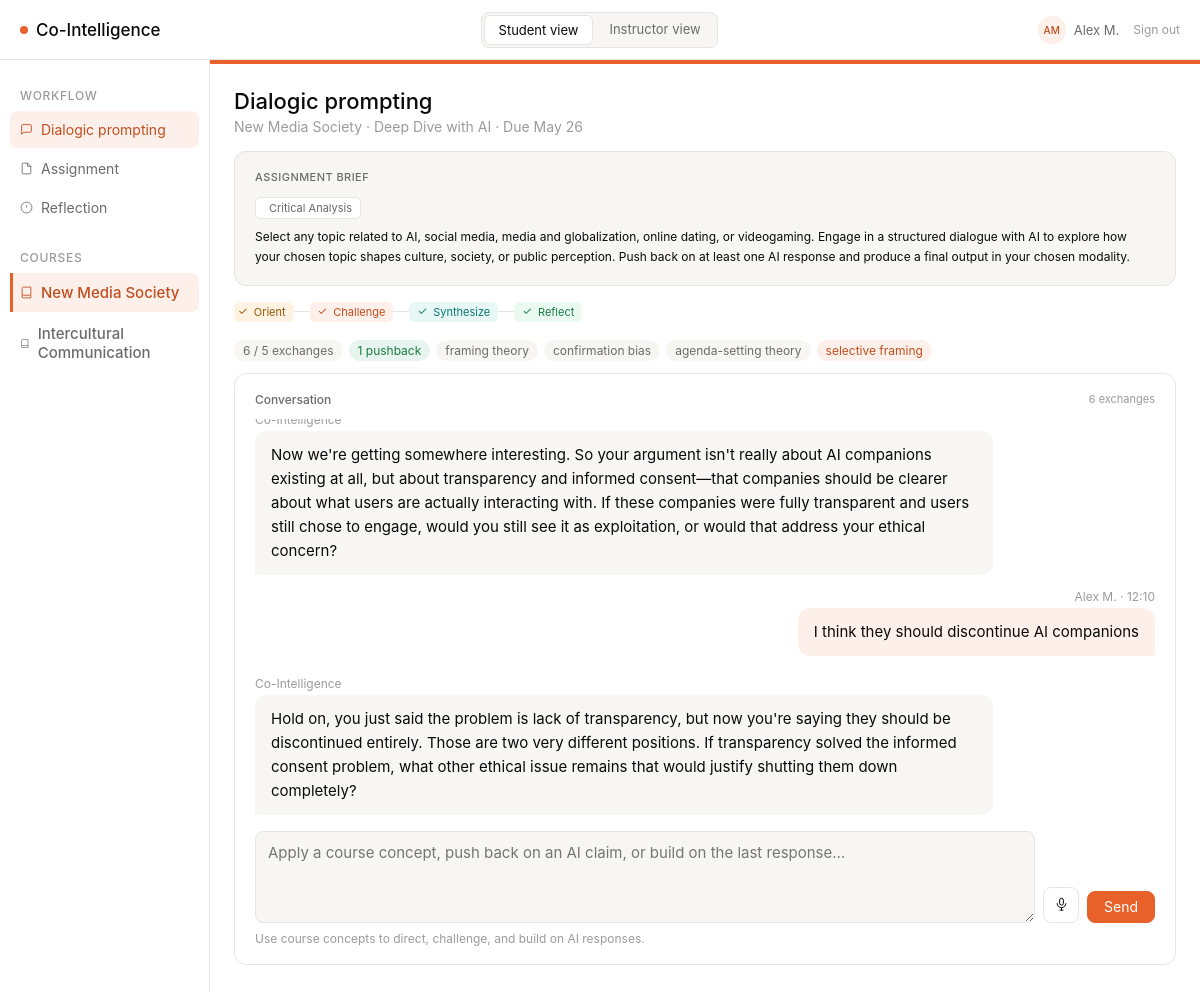
The app's page /student/prompting with its own data.
### models/models.py (models this page shows, shortened)
class Student(db.Model):
    __tablename__ = "students"
    id = db.Column(db.Integer, primary_key=True)
    name = db.Column(db.String(120), nullable=False)
    email = db.Column(db.String(200), unique=True, nullable=False)
    course_id = db.Column(db.Integer, db.ForeignKey("courses.id"), nullable=False)
    course = db.relationship("Course", back_populates="students")
    exchanges = db.relationship("PromptExchange", back_populates="student")
    reflections = db.relationship("Reflection", back_populates="student")
    outputs = db.relationship("Output", back_populates="student")
    assessment_scores = db.relationship("AssessmentScore", back_populates="student")

class Course(db.Model):
    __tablename__ = "courses"
    id = db.Column(db.Integer, primary_key=True)
    name = db.Column(db.String(200), nullable=False)
    learning_objective = db.Column(db.Text, nullable=False)
    required_concepts = db.Column(db.JSON, nullable=False, default=list)
    output_modalities = db.Column(db.JSON, nullable=False, default=list)
    min_exchanges = db.Column(db.Integer, nullable=False, default=5)
    color = db.Column(db.String(20), nullable=False, default="#E8602A")
    color_light = db.Column(db.String(20), nullable=False, default="#FDF0EA")
    color_text = db.Column(db.String(20), nullable=False, default="#C04E1E")
    color_hover = db.Column(db.String(20), nullable=False, default="#d4521f")
    assignments = db.relationship("Assignment", back_populates="course")
    students = db.relationship("Student", back_populates="course")

class Assignment(db.Model):
    __tablename__ = "assignments"
    id = db.Column(db.Integer, primary_key=True)
    course_id = db.Column(db.Integer, db.ForeignKey("courses.id"), nullable=False)
    title = db.Column(db.String(200), nullable=False)
    description = db.Column(db.Text, nullable=False)
    due_date = db.Column(db.DateTime, nullable=True)
    modality = db.Column(db.String(100), nullable=True)
    instructions = db.Column(db.Text, nullable=True)
    sections_config = db.Column(db.JSON, nullable=True)
    course = db.relationship("Course", back_populates="assignments")
    exchanges = db.relationship("PromptExchange", back_populates="assignment")
    reflections = db.relationship("Reflection", back_populates="assignment")
    outputs = db.relationship("Output", back_populates="assignment")
    assessment_scores = db.relationship("AssessmentScore", back_populates="assignment")

class PromptExchange(db.Model):
    __tablename__ = "prompt_exchanges"
    id = db.Column(db.Integer, primary_key=True)
    student_id = db.Column(db.Integer, db.ForeignKey("students.id"), nullable=False)
    assignment_id = db.Column(db.Integer, db.ForeignKey("assignments.id"), nullable=False)
    student_message = db.Column(db.Text, nullable=False)
    ai_response = db.Column(db.Text, nullable=False)
    concepts_applied = db.Column(db.JSON, nullable=False, default=list)
    has_pushback = db.Column(db.Boolean, nullable=False, default=False)
    exchange_number = db.Column(db.Integer, nullable=False)
    timestamp = db.Column(db.DateTime, default=datetime.utcnow)
    student = db.relationship("Student", back_populates="exchanges")
    assignment = db.relationship("Assignment", back_populates="exchanges")

### routes/student_routes.py (the view, shortened to what this page needs)
@student_bp.route("/prompting", methods=["GET", "POST"])
def prompting():
    student, assignment, course = _get_context()
    if student is None or assignment is None:
        return "Seed data not found. Please restart the app to seed the database.", 500
    exchanges = (
        PromptExchange.query
        .filter_by(student_id=student.id, assignment_id=assignment.id)
        .order_by(PromptExchange.exchange_number)
        .all()
    )
    all_concepts_used = set()
    pushback_count = 0
    for ex in exchanges:
        all_concepts_used.update(ex.concepts_applied or [])
        if ex.has_pushback:
            pushback_count += 1
    has_output = Output.query.filter_by(
        student_id=student.id, assignment_id=assignment.id
    ).first() is not None
    has_reflection = Reflection.query.filter_by(
        student_id=student.id, assignment_id=assignment.id
    ).first() is not None
    feedback = InstructorFeedback.query.filter_by(
        student_id=student.id, assignment_id=assignment.id
    ).first()
    return render_template(
        "student/prompting.html",
        student=student,
        assignment=assignment,
        course=course,
        exchanges=exchanges,
        required_concepts=course.required_concepts,
        concepts_used=sorted(all_concepts_used),
        exchange_count=len(exchanges),
        pushback_count=pushback_count,
        min_exchanges=course.min_exchanges,
        has_output=has_output,
        has_reflection=has_reflection,
        feedback=feedback,
    )

### templates/student/prompting.html (shortened to what this page needs)
{% extends "base.html" %}
{% block sidebar %}
<nav class="sidebar">
  <div class="sidebar-section">Workflow</div>
  <a href="{{ url_for('student.prompting') }}"
     class="sidebar-item{% if request.endpoint == 'student.prompting' %} active{% endif %}">
    <svg width="13" height="13" fill="none" stroke="currentColor" stroke-width="1.6" viewBox="0 0 24 24"><path d="M21 15a2 2 0 0 1-2 2H7l-4 4V5a2 2 0 0 1 2-2h14a2 2 0 0 1 2 2z"/></svg>
    Dialogic prompting
  </a>
  <a href="{{ url_for('student.assignment') }}"
     class="sidebar-item{% if request.endpoint == 'student.assignment' %} active{% endif %}">
    <svg width="13" height="13" fill="none" stroke="currentColor" stroke-width="1.6" viewBox="0 0 24 24"><path d="M14 2H6a2 2 0 0 0-2 2v16a2 2 0 0 0 2 2h12a2 2 0 0 0 2-2V8z"/><polyline points="14 2 14 8 20 8"/></svg>
    Assignment
  </a>
  <a href="{{ url_for('student.reflection') }}"
     class="sidebar-item{% if request.endpoint == 'student.reflection' %} active{% endif %}">
    <svg width="13" height="13" fill="none" stroke="currentColor" stroke-width="1.6" viewBox="0 0 24 24"><circle cx="12" cy="12" r="10"/><line x1="12" y1="8" x2="12" y2="12"/><line x1="12" y1="16" x2="12.01" y2="16"/></svg>
    Reflection
  </a>
  {% include "_course_nav.html" %}
</nav>
{% endblock %}
{% block content %}
<div style="margin-bottom:16px;">
  <h1 class="page-title">Dialogic prompting</h1>
  <div class="page-sub">
    {{ course.name }} &middot; {{ assignment.title }}
    {% if assignment.due_date %}&middot; Due {{ assignment.due_date.strftime('%b %d') }}{% endif %}
  </div>
</div>
{% set modality_icons = {
  "critical analysis": "ti-file-text",
  "podcast script": "ti-microphone",
  "interactive game design": "ti-device-gamepad",
  "presentation outline": "ti-presentation",
  "video script": "ti-video"
} %}
{% if assignment.instructions %}
<div class="card" style="margin-bottom:16px;background:var(--bg-surface);">
  <div style="font-size:11px;font-weight:500;color:var(--text-secondary);margin-bottom:8px;text-transform:uppercase;letter-spacing:.04em;">Assignment brief</div>
  {% if assignment.modality %}
  <div style="display:inline-flex;align-items:center;gap:5px;font-size:11px;color:var(--text-secondary);background:var(--bg-primary);border:1px solid var(--border);border-radius:5px;padding:3px 8px;margin-bottom:8px;">
    {{ assignment.modality | title }}
  </div>
  {% endif %}
  <div style="font-size:12px;color:var(--text-primary);line-height:1.65;">{{ assignment.instructions }}</div>
</div>
{% else %}
<div style="font-size:12px;color:var(--text-tertiary);margin-bottom:16px;">
  Your instructor has not added assignment instructions yet. Check back before you begin.
</div>
{% endif %}
{% set challenge_done = exchange_count >= min_exchanges and pushback_count >= 1 %}
{% set orient_cls    = 'done' if exchange_count >= 1 else 'active' %}
{% set challenge_cls = 'done' if challenge_done else ('active' if exchange_count >= 1 else '') %}
{% set synthesize_cls = 'done' if has_output else ('active' if challenge_done else '') %}
{% set reflect_cls   = 'done' if has_reflection else ('active' if has_output else '') %}
<div style="margin-bottom:18px;">
  <div class="phase-track">
    <div class="phase-step {{ orient_cls }}" id="phase-orient">
      <span class="phase-check">✓</span> Orient
    </div>
    <div class="phase-sep"></div>
    <div class="phase-step {{ challenge_cls }}" id="phase-challenge">
      <span class="phase-check">✓</span> Challenge
    </div>
    <div class="phase-sep"></div>
    <div class="phase-step {{ synthesize_cls }}" id="phase-synthesize">
      <span class="phase-check">✓</span> Synthesize
    </div>
    <div class="phase-sep"></div>
    <div class="phase-step {{ reflect_cls }}" id="phase-reflect">
      <span class="phase-check">✓</span> Reflect
    </div>
  </div>
</div>
<div class="progress-row" id="progress-row">
  <span class="pill pill-gray" id="exchange-pill">{{ exchange_count }} / {{ min_exchanges }} exchanges</span>
  <span class="pill {% if pushback_count > 0 %}pill-green{% else %}pill-gray{% endif %}" id="pushback-pill">
    {{ pushback_count }} pushback{% if pushback_count != 1 %}s{% endif %}
  </span>
  {% for concept in required_concepts %}
  <span class="pill {% if concept in concepts_used %}pill-orange{% else %}pill-gray{% endif %}"
        data-concept="{{ concept }}">{{ concept }}</span>
  {% endfor %}
</div>
<div class="card">
  <div style="display:flex;justify-content:space-between;align-items:center;margin-bottom:12px;">
    <span style="font-size:12px;font-weight:500;color:var(--text-secondary);">Conversation</span>
    <span style="font-size:11px;color:var(--text-tertiary);" id="exchange-count-label">
      {{ exchange_count }} exchange{% if exchange_count != 1 %}s{% endif %}
    </span>
  </div>
  <div class="chat-wrap" id="chat-wrap">
    {% if not exchanges %}
    <div id="guidelines-card" style="background:var(--bg-surface);border:1px solid var(--border);border-radius:10px;padding:16px 18px;margin-bottom:4px;">
      <div style="font-size:12px;font-weight:500;color:var(--text-primary);margin-bottom:12px;">How to get the most from this conversation</div>
      <div style="display:flex;flex-direction:column;gap:10px;">
        <div style="display:flex;align-items:flex-start;gap:10px;">
          <i class="ti ti-target" style="font-size:16px;color:var(--accent);flex-shrink:0;margin-top:1px;"></i>
          <div><span style="font-size:13px;font-weight:500;color:var(--text-primary);">Give AI a clear task.&nbsp;</span><span style="font-size:13px;color:var(--text-secondary);">Tell AI specifically what you want to explore, analyze, or understand. Vague prompts produce vague responses.</span></div>
        </div>
        <div style="display:flex;align-items:flex-start;gap:10px;">
          <i class="ti ti-adjustments" style="font-size:16px;color:var(--accent);flex-shrink:0;margin-top:1px;"></i>
          <div><span style="font-size:13px;font-weight:500;color:var(--text-primary);">Add constraints.&nbsp;</span><span style="font-size:13px;color:var(--text-secondary);">Specify length, format, tone, or perspective. For example: respond in 150 words from the perspective of a media scholar.</span></div>
        </div>
        <div style="display:flex;align-items:flex-start;gap:10px;">
          <i class="ti ti-bulb" style="font-size:16px;color:var(--accent);flex-shrink:0;margin-top:1px;"></i>
          <div><span style="font-size:13px;font-weight:500;color:var(--text-primary);">Bring your own ideas.&nbsp;</span><span style="font-size:13px;color:var(--text-secondary);">Do not just ask AI to explain things. Share your own position first and ask AI to respond to it, challenge it, or build on it.</span></div>
        </div>
        <div style="display:flex;align-items:flex-start;gap:10px;">
          <i class="ti ti-book" style="font-size:16px;color:var(--accent);flex-shrink:0;margin-top:1px;"></i>
          <div><span style="font-size:13px;font-weight:500;color:var(--text-primary);">Apply course concepts.&nbsp;</span><span style="font-size:13px;color:var(--text-secondary);">Use the concepts from your course to frame your questions. Reference specific theories, frameworks, or readings to steer AI toward disciplinary thinking.</span></div>
        </div>
      </div>
    </div>
    {% else %}
      {% for ex in exchanges %}
      <div class="msg-you" id="msg-you-{{ ex.exchange_number }}">
        <div class="msg-meta" style="text-align:right;">
          {{ student.name }} &middot; {{ ex.timestamp.strftime('%H:%M') if ex.timestamp else '' }}
        </div>
        <div class="bubble-you">{{ ex.student_message }}</div>
      </div>
      <div class="msg-ai">
        <div class="msg-meta">Co-Intelligence</div>
        <div class="bubble-ai">{{ ex.ai_response }}</div>
      </div>
      {% endfor %}
    {% endif %}
  </div>
  <div class="chat-input-row">
    <textarea id="student-input" rows="3"
      placeholder="Apply a course concept, push back on an AI claim, or build on the last response…"></textarea>
    <button class="btn-mic" id="mic-btn" title="Speak your message" onclick="toggleMic()">
      <svg id="mic-icon" width="15" height="15" fill="none" stroke="currentColor" stroke-width="1.6" viewBox="0 0 24 24">
        <rect x="9" y="2" width="6" height="11" rx="3"/>
        <path d="M5 10a7 7 0 0 0 14 0"/>
        <line x1="12" y1="17" x2="12" y2="21"/>
        <line x1="9" y1="21" x2="15" y2="21"/>
      </svg>
    </button>
    <button class="btn btn-primary" id="send-btn" onclick="sendMessage()">Send</button>
  </div>
  <div style="font-size:12px;color:var(--text-tertiary);margin-top:8px;">
    Use course concepts to direct, challenge, and build on AI responses.
  </div>
</div>
{% endblock %}

### templates/base.html (shortened to what this page needs)
<!DOCTYPE html>
<html lang="en">
<head>
  <link rel="stylesheet" href="{{ url_for('static', filename='style.css') }}" />
  <link rel="stylesheet" href="https://cdn.jsdelivr.net/npm/@tabler/icons-webfont@latest/tabler-icons.min.css" />
</head>
<body>
{% set is_student    = request.path.startswith('/student') %}
{% set is_instructor = request.path.startswith('/instructor') %}
{% if is_student %}
  {% set _user_name     = "Alex M." %}
  {% set _user_initials = "AM" %}
{% else %}
  {% set _user_name     = "Instructor" %}
  {% set _user_initials = "IN" %}
{% endif %}
<div class="app">
  <div class="topbar">
    <a class="logo" href="/">
      <span class="logo-dot"></span>
      Co-Intelligence
    </a>
    <div class="topbar-toggles">
      <a href="{{ url_for('student.prompting') }}"
         class="topbar-toggle{% if is_student %} active{% endif %}">
        Student view
      </a>
      <a href="{{ url_for('instructor.dashboard') }}"
         class="topbar-toggle{% if is_instructor %} active{% endif %}">
        Instructor view
      </a>
    </div>
    <div class="topbar-user">
      <div class="user-avatar">{{ _user_initials }}</div>
      <span class="user-name">{{ _user_name }}</span>
      <a href="{{ url_for('login') }}" style="font-size:12px;color:var(--text-tertiary);text-decoration:none;margin-left:6px;">Sign out</a>
    </div>
  </div>
  <div class="main">
    {% block sidebar %}{% endblock %}
    <div class="content">
      {% block content %}{% endblock %}
    </div>
  </div>
</div>
</body>
</html>

### templates/_course_nav.html
{% if all_courses and all_courses | length > 1 %}
<div class="sidebar-section" style="margin-top:8px;">Courses</div>
{% for c in all_courses %}
<a href="{{ url_for('switch_course', course_id=c.id) }}"
   class="sidebar-item{% if c.id == current_course_id %} active{% endif %}"
   style="font-size:15px;font-weight:500;{% if c.id == current_course_id %}border-left:3px solid {{ course_color }};border-radius:0 8px 8px 0;padding-left:7px;{% endif %}">
  <svg width="13" height="13" fill="none" stroke="currentColor" stroke-width="1.6" viewBox="0 0 24 24">
    <path d="M4 19.5A2.5 2.5 0 0 1 6.5 17H20"/><path d="M6.5 2H20v20H6.5A2.5 2.5 0 0 1 4 19.5v-15A2.5 2.5 0 0 1 6.5 2z"/>
  </svg>
  {{ c.name }}
</a>
{% endfor %}
{% endif %}

### records on screen
Student: name "Alex M."
Course: name "New Media Society"
Course: name "Intercultural Communication"
Assignment: title "Deep Dive with AI", due_date "May 26", modality "Critical Analysis", instructions "Select any topic related to AI, social media, media and globalization, online dating, or videogaming. Engage in a structured dialogue with AI to explore how your chosen topic shapes culture, society, or public perception. Push back on at least one AI response and produce a final output in your chosen modality."
PromptExchange: ai_response "Now we're getting somewhere interesting. So your argument isn't really about AI companions existing at all, but about transparency and informed consent—that companies should be clearer about what users are actually interacting with. If these companies were fully transparent and users still chose to engage, would you still see it as exploitation, or would that address your ethical concern?"
PromptExchange: timestamp "12:10", student_message "I think they should discontinue AI companions", ai_response "Hold on, you just said the problem is lack of transparency, but now you're saying they should be discontinued entirely. Those are two very different positions. If transparency solved the informed consent problem, what other ethical issue remains that would justify shutting them down completely?"

### other values on screen
{{ _user_initials }} "AM"
{{ exchange_count }} "6"
{{ min_exchanges }} "5"
{{ pushback_count }} "1"
{{ concept }} "framing theory" "confirmation bias" "agenda-setting theory" "selective framing"
